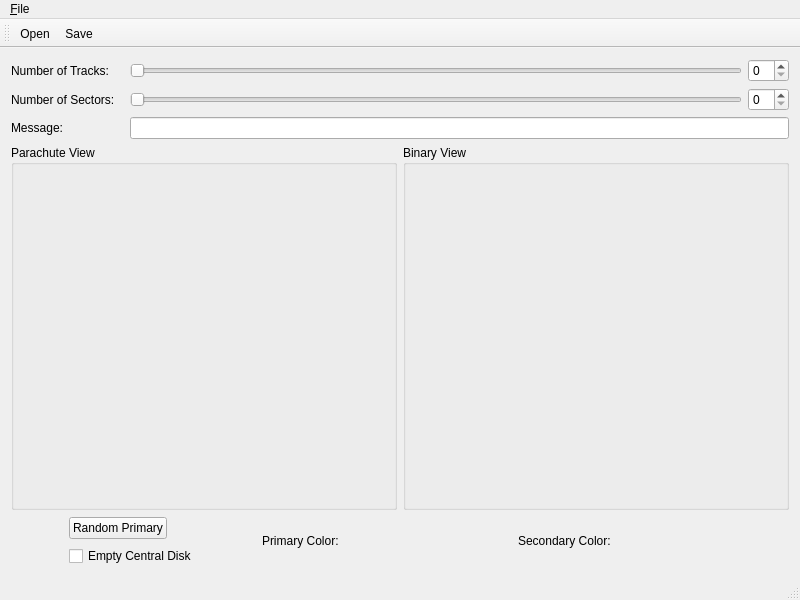
<?xml version="1.0" encoding="UTF-8"?>
<ui version="4.0">
 <class>MainWindow</class>
 <widget class="QMainWindow" name="MainWindow">
  <property name="geometry">
   <rect>
    <x>0</x>
    <y>0</y>
    <width>800</width>
    <height>600</height>
   </rect>
  </property>
  <property name="windowTitle">
   <string>Parachute Encoding</string>
  </property>
  <widget class="QWidget" name="centralWidget">
   <layout class="QGridLayout" name="gridLayout_2">
    <item row="1" column="1" rowspan="2">
     <layout class="QGridLayout" name="gridLayout" rowstretch="0,0,0,0,0,0,0,0,0,0" columnstretch="0,0,0,0">
      <property name="sizeConstraint">
       <enum>QLayout::SetDefaultConstraint</enum>
      </property>
      <property name="spacing">
       <number>6</number>
      </property>
      <item row="1" column="0">
       <widget class="QLabel" name="trackSliderLabel">
        <property name="text">
         <string>Number of Tracks:</string>
        </property>
       </widget>
      </item>
      <item row="1" column="3">
       <widget class="QSpinBox" name="trackSpinBox"/>
      </item>
      <item row="3" column="2">
       <widget class="QSlider" name="sectorSlider">
        <property name="orientation">
         <enum>Qt::Horizontal</enum>
        </property>
       </widget>
      </item>
      <item row="7" column="2" colspan="2">
       <widget class="QLineEdit" name="messageText"/>
      </item>
      <item row="3" column="0">
       <widget class="QLabel" name="sectorSliderLabel">
        <property name="text">
         <string>Number of Sectors: </string>
        </property>
       </widget>
      </item>
      <item row="8" column="0" colspan="4">
       <layout class="QHBoxLayout" name="widgetsHorizontalLayout" stretch="0,0">
        <item>
         <widget class="QGroupBox" name="groupBox">
          <property name="title">
           <string>Parachute View</string>
          </property>
          <layout class="QGridLayout" name="gridLayout_4">
           <item row="0" column="0">
            <widget class="ParachuteWidget" name="paraWidget" native="true"/>
           </item>
          </layout>
         </widget>
        </item>
        <item>
         <widget class="QGroupBox" name="groupBox_2">
          <property name="title">
           <string>Binary View</string>
          </property>
          <layout class="QGridLayout" name="gridLayout_3">
           <item row="0" column="0">
            <widget class="CircleWidget" name="binWidget" native="true"/>
           </item>
          </layout>
         </widget>
        </item>
       </layout>
      </item>
      <item row="1" column="2">
       <widget class="QSlider" name="trackSlider">
        <property name="orientation">
         <enum>Qt::Horizontal</enum>
        </property>
       </widget>
      </item>
      <item row="3" column="3">
       <widget class="QSpinBox" name="sectorSpinBox"/>
      </item>
      <item row="7" column="0">
       <widget class="QLabel" name="messageLabel">
        <property name="text">
         <string>Message:  </string>
        </property>
       </widget>
      </item>
      <item row="9" column="0" colspan="4">
       <layout class="QHBoxLayout" name="settingsHorizontalLayout" stretch="0,0,0,0,0">
        <property name="spacing">
         <number>6</number>
        </property>
        <property name="sizeConstraint">
         <enum>QLayout::SetDefaultConstraint</enum>
        </property>
        <property name="bottomMargin">
         <number>0</number>
        </property>
        <item>
         <layout class="QVBoxLayout" name="verticalLayout" stretch="0,0">
          <property name="sizeConstraint">
           <enum>QLayout::SetDefaultConstraint</enum>
          </property>
          <item>
           <widget class="QPushButton" name="randomPrimaryButton">
            <property name="sizePolicy">
             <sizepolicy hsizetype="Fixed" vsizetype="Fixed">
              <horstretch>0</horstretch>
              <verstretch>0</verstretch>
             </sizepolicy>
            </property>
            <property name="text">
             <string>Random Primary</string>
            </property>
           </widget>
          </item>
          <item>
           <widget class="QCheckBox" name="diskCheckBox">
            <property name="sizePolicy">
             <sizepolicy hsizetype="Fixed" vsizetype="Fixed">
              <horstretch>0</horstretch>
              <verstretch>0</verstretch>
             </sizepolicy>
            </property>
            <property name="text">
             <string>Empty Central Disk</string>
            </property>
           </widget>
          </item>
         </layout>
        </item>
        <item>
         <widget class="QLabel" name="primaryLabel">
          <property name="sizePolicy">
           <sizepolicy hsizetype="Fixed" vsizetype="Fixed">
            <horstretch>0</horstretch>
            <verstretch>0</verstretch>
           </sizepolicy>
          </property>
          <property name="text">
           <string>Primary Color:</string>
          </property>
         </widget>
        </item>
        <item>
         <widget class="ColorWidget" name="primaryWidget" native="true">
          <property name="sizePolicy">
           <sizepolicy hsizetype="Fixed" vsizetype="Fixed">
            <horstretch>0</horstretch>
            <verstretch>0</verstretch>
           </sizepolicy>
          </property>
          <property name="minimumSize">
           <size>
            <width>51</width>
            <height>51</height>
           </size>
          </property>
          <property name="baseSize">
           <size>
            <width>0</width>
            <height>0</height>
           </size>
          </property>
         </widget>
        </item>
        <item>
         <widget class="QLabel" name="secondaryLabel">
          <property name="enabled">
           <bool>true</bool>
          </property>
          <property name="sizePolicy">
           <sizepolicy hsizetype="Fixed" vsizetype="Fixed">
            <horstretch>0</horstretch>
            <verstretch>0</verstretch>
           </sizepolicy>
          </property>
          <property name="text">
           <string>Secondary Color:</string>
          </property>
         </widget>
        </item>
        <item>
         <widget class="ColorWidget" name="secondaryWidget" native="true">
          <property name="sizePolicy">
           <sizepolicy hsizetype="Fixed" vsizetype="Fixed">
            <horstretch>0</horstretch>
            <verstretch>0</verstretch>
           </sizepolicy>
          </property>
          <property name="minimumSize">
           <size>
            <width>51</width>
            <height>51</height>
           </size>
          </property>
         </widget>
        </item>
       </layout>
      </item>
     </layout>
    </item>
   </layout>
  </widget>
  <widget class="QMenuBar" name="menuBar">
   <property name="geometry">
    <rect>
     <x>0</x>
     <y>0</y>
     <width>800</width>
     <height>22</height>
    </rect>
   </property>
   <widget class="QMenu" name="menuFile">
    <property name="title">
     <string>&amp;File</string>
    </property>
    <addaction name="actionOpen"/>
    <addaction name="actionSave"/>
    <addaction name="separator"/>
    <addaction name="actionQuit"/>
   </widget>
   <addaction name="menuFile"/>
  </widget>
  <widget class="QToolBar" name="mainToolBar">
   <attribute name="toolBarArea">
    <enum>TopToolBarArea</enum>
   </attribute>
   <attribute name="toolBarBreak">
    <bool>false</bool>
   </attribute>
   <addaction name="actionOpen"/>
   <addaction name="actionSave"/>
  </widget>
  <widget class="QStatusBar" name="statusBar"/>
  <action name="actionOpen">
   <property name="icon">
    <iconset resource="resources.qrc">
     <normaloff>:/icons/ico/folder.ico</normaloff>:/icons/ico/folder.ico</iconset>
   </property>
   <property name="text">
    <string>&amp;Open</string>
   </property>
   <property name="shortcut">
    <string>Ctrl+O</string>
   </property>
  </action>
  <action name="actionSave">
   <property name="icon">
    <iconset resource="resources.qrc">
     <normaloff>:/icons/ico/memorycard.ico</normaloff>:/icons/ico/memorycard.ico</iconset>
   </property>
   <property name="text">
    <string>&amp;Save</string>
   </property>
   <property name="shortcut">
    <string>Ctrl+S</string>
   </property>
  </action>
  <action name="actionQuit">
   <property name="icon">
    <iconset resource="resources.qrc">
     <normaloff>:/icons/ico/packing.ico</normaloff>:/icons/ico/packing.ico</iconset>
   </property>
   <property name="text">
    <string>&amp;Quit</string>
   </property>
   <property name="shortcut">
    <string>Ctrl+Q</string>
   </property>
  </action>
  <action name="actionAbout">
   <property name="text">
    <string>&amp;About</string>
   </property>
  </action>
 </widget>
 <layoutdefault spacing="6" margin="11"/>
 <customwidgets>
  <customwidget>
   <class>CircleWidget</class>
   <extends>QWidget</extends>
   <header>circlewidget.h</header>
   <container>1</container>
  </customwidget>
  <customwidget>
   <class>ParachuteWidget</class>
   <extends>QWidget</extends>
   <header>parachutewidget.h</header>
  </customwidget>
  <customwidget>
   <class>ColorWidget</class>
   <extends>QWidget</extends>
   <header>colorwidget.h</header>
   <container>1</container>
  </customwidget>
 </customwidgets>
 <resources>
  <include location="resources.qrc"/>
 </resources>
 <connections/>
</ui>
